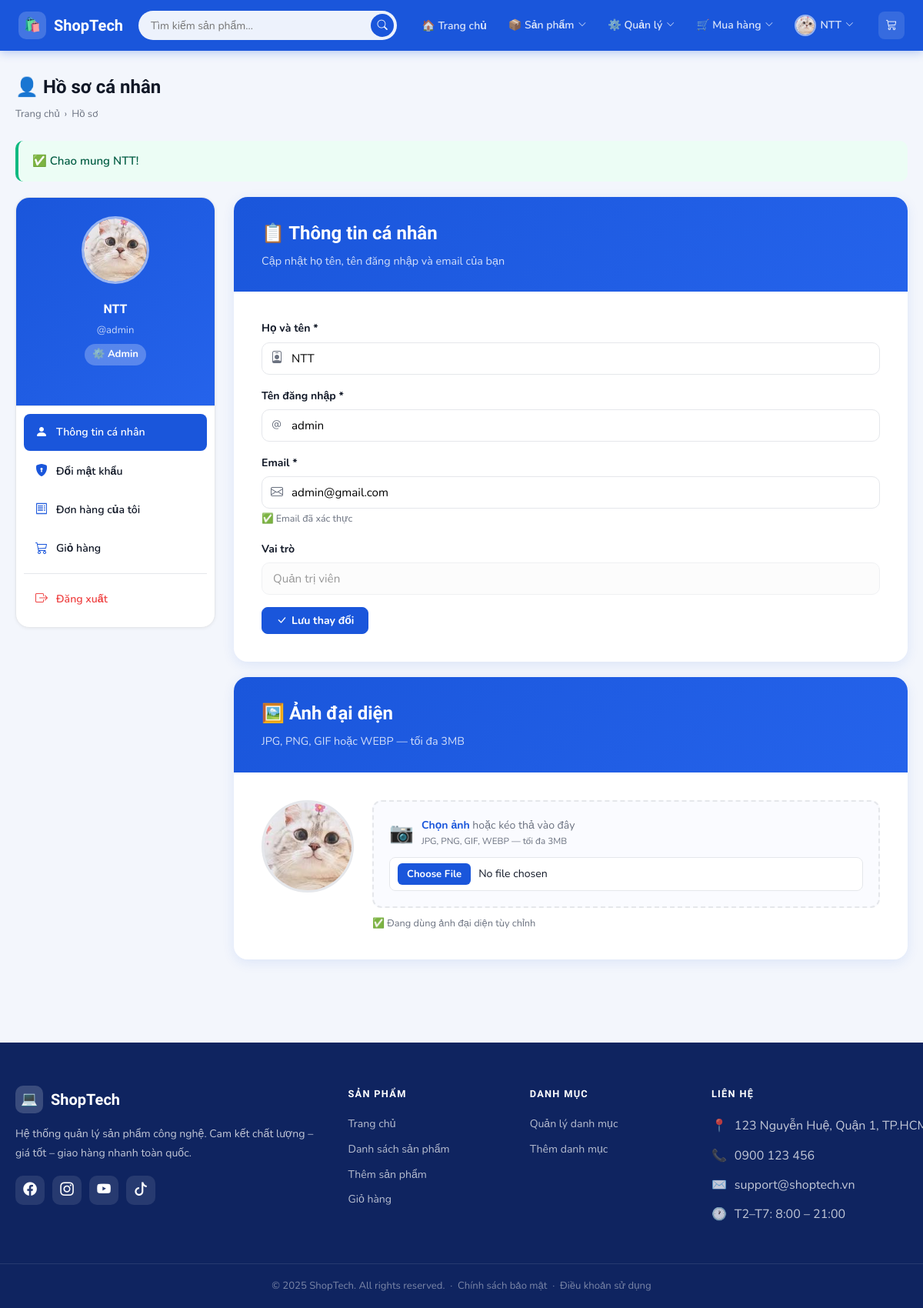
The page /Account/profile (signed in) on the database its author committed.
### tables this page shows
CREATE TABLE IF NOT EXISTS `account` (
  `id` int NOT NULL AUTO_INCREMENT,
  `username` varchar(255) NOT NULL,
  `fullname` varchar(255) NOT NULL,
  `email` varchar(255) DEFAULT NULL,
  `password` varchar(255) NOT NULL,
  `role` enum('admin','user') DEFAULT 'user',
  `status` enum('active','locked') NOT NULL DEFAULT 'active',
  `avatar` varchar(255) DEFAULT NULL,
  `remember_token` varchar(255) DEFAULT NULL,
  `remember_expires_at` datetime DEFAULT NULL,
  `reset_token` varchar(255) DEFAULT NULL,
  `reset_expires_at` datetime DEFAULT NULL,
  `email_verify_token` varchar(255) DEFAULT NULL,
  `email_verified_at` datetime DEFAULT NULL,
  `created_at` timestamp NULL DEFAULT CURRENT_TIMESTAMP,
  PRIMARY KEY (`id`),
  UNIQUE KEY `username` (`username`),
  UNIQUE KEY `uq_account_email` (`email`)
);

### app/controllers/AccountController.php (called while the page is built, shortened)
<?php
require_once 'app/config/database.php';
require_once 'app/models/AccountModel.php';
require_once 'app/helpers/SessionHelper.php';
class AccountController
{
    private $accountModel;
    public function __construct()
    {
        $this->db = (new Database())->getConnection();
        $this->accountModel = new AccountModel($this->db);
    }
    public function profile()
    {
        $user = $this->accountModel->findById(SessionHelper::getUserId());
        $tab = $_GET['tab'] ?? 'info';
        include 'app/views/account/profile.php';
    }
}

### index.php (called while the page is built, shortened)
<?php
$url = $_GET['url'] ?? 'product';
$url = rtrim($url, '/');
$url = filter_var($url, FILTER_SANITIZE_URL);
$url = explode('/', $url);
$action = isset($url[1]) && $url[1] != ''
    ? $url[1]
    : 'index';
$controller = new $controllerName();
call_user_func_array([$controller, $action], array_slice($url, 2));
?>

### app/helpers/SessionHelper.php (called while the page is built, shortened)
<?php
class SessionHelper
{
    public static function getUserId() { self::start(); return $_SESSION['user_id'] ?? null; }
    public static function getAvatar() { self::start(); return $_SESSION['avatar'] ?? null; }
    public static function getFlash($key)
    {
        $msg = $_SESSION['flash'][$key] ?? null;
        return $msg;
    }
}

### app/config/database.php (called while the page is built, shortened)
<?php
class Database
{
    private $host = "localhost";
    private $db_name = "my_store";
    private $username = "root";
    private $password = "";
    public function getConnection()
    {
        $this->conn = null;
        try {
            $this->conn = new PDO(
                "mysql:host=" . $this->host . ";dbname=" . $this->db_name,
                $this->username,
                $this->password
            );
            $this->conn->exec("set names utf8");
        } catch (PDOException $exception) {
            echo "Connection error: " . $exception->getMessage();
        }
        return $this->conn;
    }
}

### app/models/AccountModel.php (called while the page is built, shortened)
<?php
class AccountModel
{
    private $db;
    public function __construct($db)
    {
        $this->db = $db;
    }
    public function findById($id)
    {
        $stmt = $this->db->prepare("SELECT * FROM account WHERE id = ? LIMIT 1");
        $stmt->execute([$id]);
        return $stmt->fetch(PDO::FETCH_OBJ);
    }
}

### app/views/account/profile.php (the view, shortened to what this page needs)
<?php
require_once 'app/helpers/SessionHelper.php';
$flash      = SessionHelper::getFlash('success');
?>
<?php include 'app/views/shares/header.php'; ?>
<div class="st-page">
<div class="st-container">
  <div class="st-page-head fade-up">
    <div>
      <h1>👤 Hồ sơ cá nhân</h1>
      <div class="st-breadcrumb">
        <a href="/Product">Trang chủ</a> › <span>Hồ sơ</span>
      </div>
    </div>
  </div>
  <?php if ($flash): ?>
    <div class="alert alert-success fade-up">
      ✅ <?php echo htmlspecialchars($flash, ENT_QUOTES, 'UTF-8'); ?>
    </div>
  <?php endif; ?>
  <div class="st-profile-layout">
    <div class="st-profile-sidebar fade-up">
      <div class="st-avatar-box">
        <div class="st-avatar-upload-wrap" id="avatarWrap">
          <?php if ($avatarUrl): ?>
            <img src="<?php echo $avatarUrl; ?>"
                 alt="Avatar" class="st-avatar-img" id="avatarPreview">
          <?php else: ?>
            <div class="st-avatar-circle" id="avatarInitial">
              <?php echo strtoupper(mb_substr($user->fullname, 0, 1)); ?>
            </div>
          <?php endif; ?>
        </div>
        <div class="st-avatar-info">
          <strong><?php echo htmlspecialchars($user->fullname, ENT_QUOTES, 'UTF-8'); ?></strong>
          <span>@<?php echo htmlspecialchars($user->username, ENT_QUOTES, 'UTF-8'); ?></span>
          <span class="st-role-badge <?php echo $user->role === 'admin' ? 'admin' : 'user'; ?>">
            <?php echo $user->role === 'admin' ? '⚙️ Admin' : '👤 Người dùng'; ?>
          </span>
        </div>
      </div>
      <nav class="st-profile-nav">
        <a href="?tab=info"
           class="st-profile-nav-item <?php echo $tab === 'info' ? 'active' : ''; ?>">
          <i class="bi bi-person-fill"></i> Thông tin cá nhân
        </a>
        <a href="?tab=password"
           class="st-profile-nav-item <?php echo $tab === 'password' ? 'active' : ''; ?>">
          <i class="bi bi-shield-lock-fill"></i> Đổi mật khẩu
        </a>
        <a href="/Product/myOrders" class="st-profile-nav-item">
          <i class="bi bi-receipt"></i> Đơn hàng của tôi
        </a>
        <a href="/Product/cart" class="st-profile-nav-item">
          <i class="bi bi-cart3"></i> Giỏ hàng
        </a>
        <div class="st-profile-nav-divider"></div>
        <a href="/Account/logout"
           class="st-profile-nav-item logout"
           onclick="return confirm('Bạn có chắc muốn đăng xuất?')">
          <i class="bi bi-box-arrow-right"></i> Đăng xuất
        </a>
      </nav>
    </div>
    <div class="st-profile-content fade-up">
      <?php if ($tab === 'info'): ?>
      <div class="st-form-card">
        <div class="st-form-header">
          <h1>📋 Thông tin cá nhân</h1>
          <p>Cập nhật họ tên, tên đăng nhập và email của bạn</p>
        </div>
        <div class="st-form-body">
          <form method="POST" action="/Account/updateProfile">
            <div class="mb-4">
              <label class="form-label">Họ và tên *</label>
              <div class="st-input-wrap">
                <input type="text" name="fullname"
                       class="form-control st-input-icon-pad"
                       value="<?php echo htmlspecialchars($user->fullname, ENT_QUOTES, 'UTF-8'); ?>"
                       required>
              </div>
            </div>
            <div class="mb-4">
              <label class="form-label">Tên đăng nhập *</label>
              <div class="st-input-wrap">
                <input type="text" name="username"
                       class="form-control st-input-icon-pad"
                       value="<?php echo htmlspecialchars($user->username, ENT_QUOTES, 'UTF-8'); ?>"
                       required>
              </div>
            </div>
            <div class="mb-4">
              <label class="form-label">Email *</label>
              <div class="st-input-wrap">
                <input type="email" name="email"
                       class="form-control st-input-icon-pad"
                       value="<?php echo htmlspecialchars($user->email ?? '', ENT_QUOTES, 'UTF-8'); ?>"
                       required>
              </div>
              <small style="color:var(--text-muted)">
                <?php if (!empty($user->email_verified_at)): ?>✅ Email đã xác thực<?php else: ?>⚠️ Email chưa xác thực<?php endif; ?>
              </small>
            </div>
            <div class="mb-4">
              <label class="form-label">Vai trò</label>
              <input type="text" class="form-control"
                     value="<?php echo $user->role === 'admin' ? 'Quản trị viên' : 'Người dùng'; ?>"
                     disabled style="opacity:.6;cursor:not-allowed">
            </div>
            <div class="st-form-actions">
              <button type="submit" class="btn btn-primary">
                <i class="bi bi-check-lg"></i> Lưu thay đổi
              </button>
            </div>
          </form>
        </div>
      </div>
      <div class="st-form-card" style="margin-top:20px">
        <div class="st-form-header">
          <h1>🖼️ Ảnh đại diện</h1>
          <p>JPG, PNG, GIF hoặc WEBP — tối đa 3MB</p>
        </div>
        <div class="st-form-body">
          <div class="st-avatar-detail-wrap">
            <div class="st-avatar-detail-preview" id="avatarDetailPreview">
              <?php if ($avatarUrl): ?>
                <img src="<?php echo $avatarUrl; ?>" id="avatarDetailImg" alt="Avatar">
              <?php else: ?>
                <div class="st-avatar-detail-initial" id="avatarDetailInitial">
                  <?php echo strtoupper(mb_substr($user->fullname, 0, 1)); ?>
                </div>
              <?php endif; ?>
            </div>
            <div class="st-avatar-detail-right">
              <div class="st-upload-box" id="avatarDropZone">
                <label class="st-file-label" for="avatarFileInput2">
                  <span class="st-file-icon">📷</span>
                  <span class="st-file-text">
                    <strong>Chọn ảnh</strong> hoặc kéo thả vào đây<br>
                    <small>JPG, PNG, GIF, WEBP — tối đa 3MB</small>
                  </span>
                </label>
                <div class="st-file-input-row">
                  <input type="file" id="avatarFileInput2" name="avatar2"
                         accept="image/jpeg,image/png,image/gif,image/webp"
                         class="form-control">
                </div>
              </div>
              <?php if ($avatarUrl): ?>
                <p style="font-size:.8rem;color:var(--text-muted);margin-top:10px">
                  ✅ Đang dùng ảnh đại diện tùy chỉnh
                </p>
              <?php endif; ?>
            </div>
          </div>
        </div>
      </div>
      <?php endif; ?>
    </div>
  </div>
</div>
</div>
<?php include 'app/views/shares/footer.php'; ?>

### rows shown on the page
account: fullname "NTT", username "admin", email "admin@gmail.com", role "Quản trị viên"

### other values the page prints
$flash "Chao mung NTT!"
